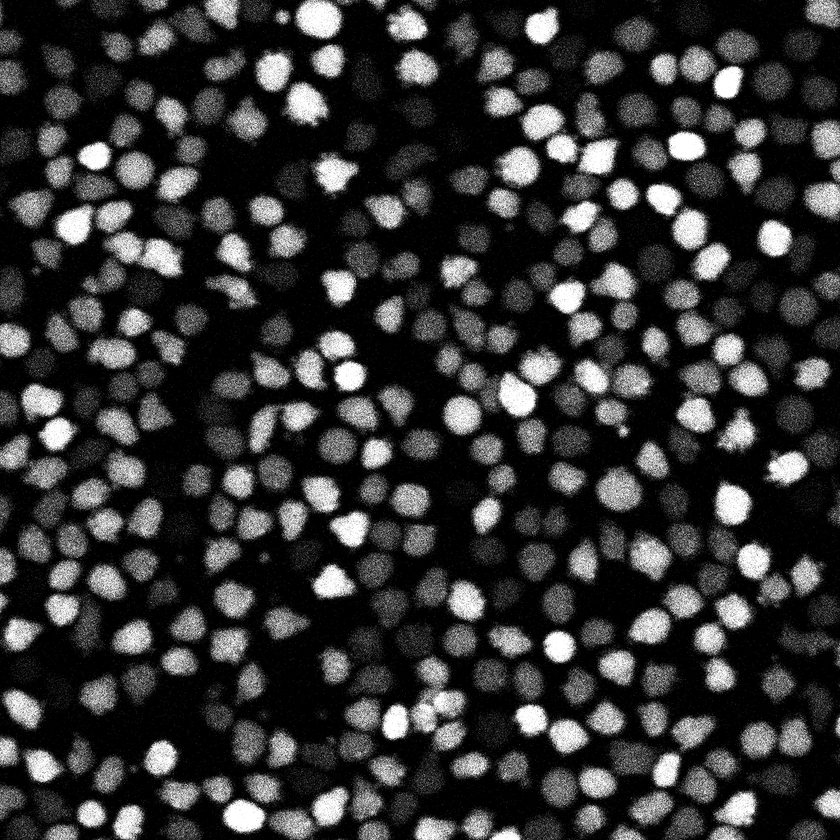
#> input picture myImage.tif, 840 x 840 px, shrunk from 1024 x 1024 before the run, found by its file name
$ jupyter execute MyFavoriteBIATool_NEUBIAS_segment2D_viewIn_napari.ipynb   (shell and % lines are left out)
#> lines starting #> are read from the running program, lines starting #| are printed output that depends on the picture; after the words box and inside, x2 and y2 are one past the last pixel; in counts of white or black regions, pixels touching at a corner belong together
[cell 1]
from skimage import io
import napari

myImage=io.imread('Documents/GitHub/MyFavoriteBIAtool_NEUBIAS_member/myImage.tif')
#> myImage is the input picture: shape (840, 840); min 0, max 255, mean 52.6
viewer = napari.view_image(myImage)

[cell 2]
import numpy as np
from scipy import ndimage as ndi
from skimage.segmentation import watershed
from skimage.feature import peak_local_max
from skimage.filters import gaussian

gf_image=gaussian(myImage, sigma=1)
binary=gf_image>0.2
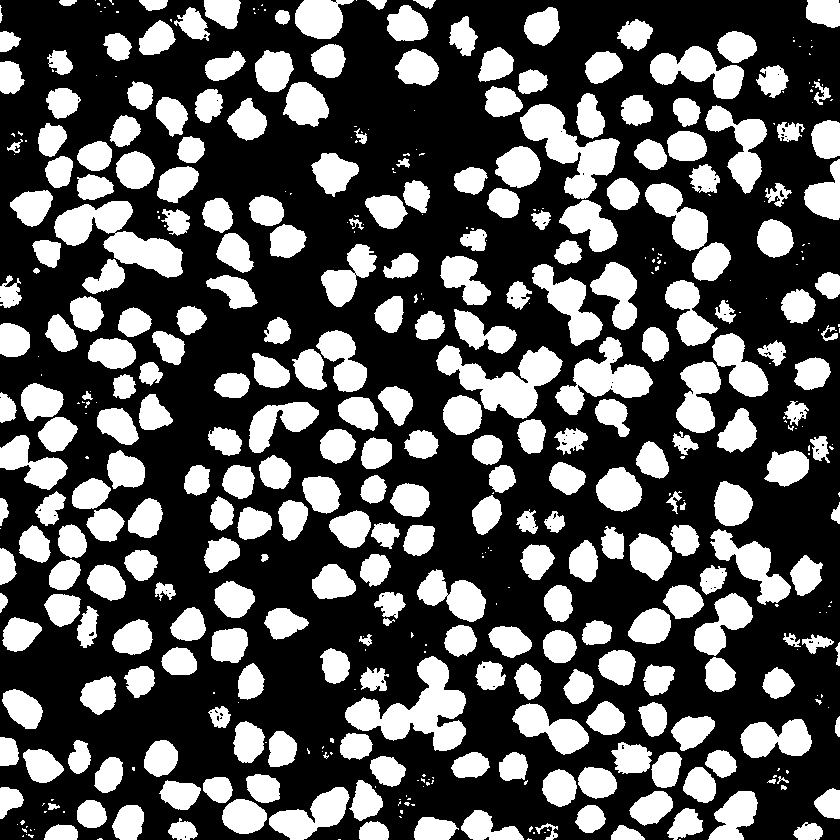
#> binary: shape (840, 840) bool; 34.5% white; 473 white regions (188 under 20 px), largest, box (x1, y1, x2, y2) and area: (345, 656, 466, 751) 4978, (54, 201, 183, 278) 4343, (436, 345, 563, 419) 4193
distance = ndi.distance_transform_edt(binary)
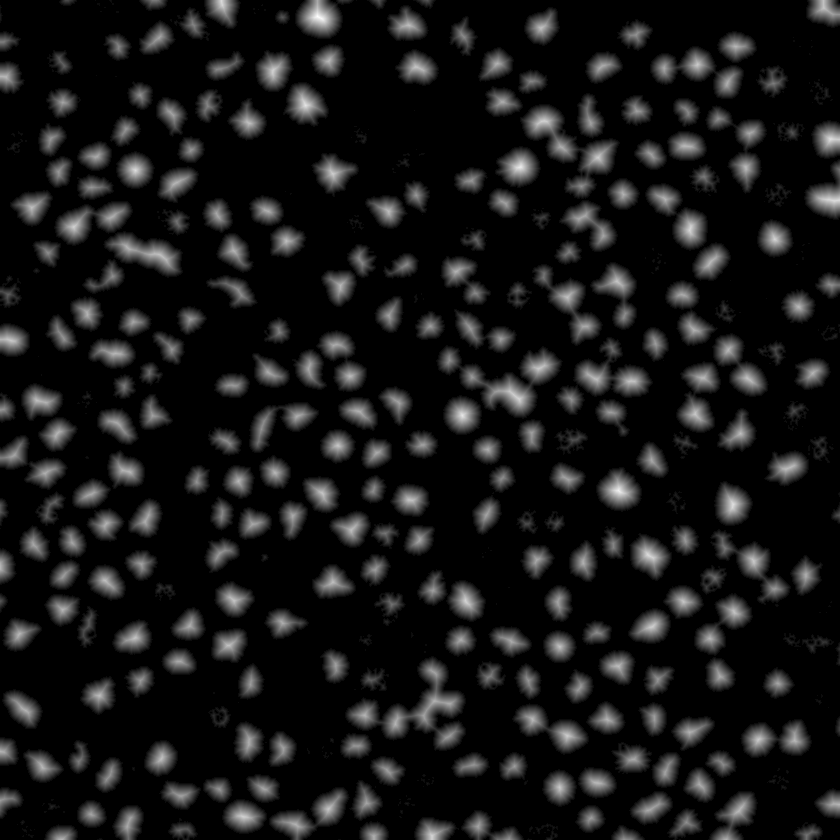
#> distance: shape (840, 840) float64; min 0, max 21.1, mean 1.8; drawn with min black and max white
coords = peak_local_max(distance, footprint=np.ones((3, 3)), labels=binary)
#> coords = 2172 pairs, first value 1 to 838, second value 1 to 838
mask = np.zeros(distance.shape, dtype=bool)
mask[tuple(coords.T)] = True
markers, _ = ndi.label(mask)
labels = watershed(-distance, markers, mask=binary)
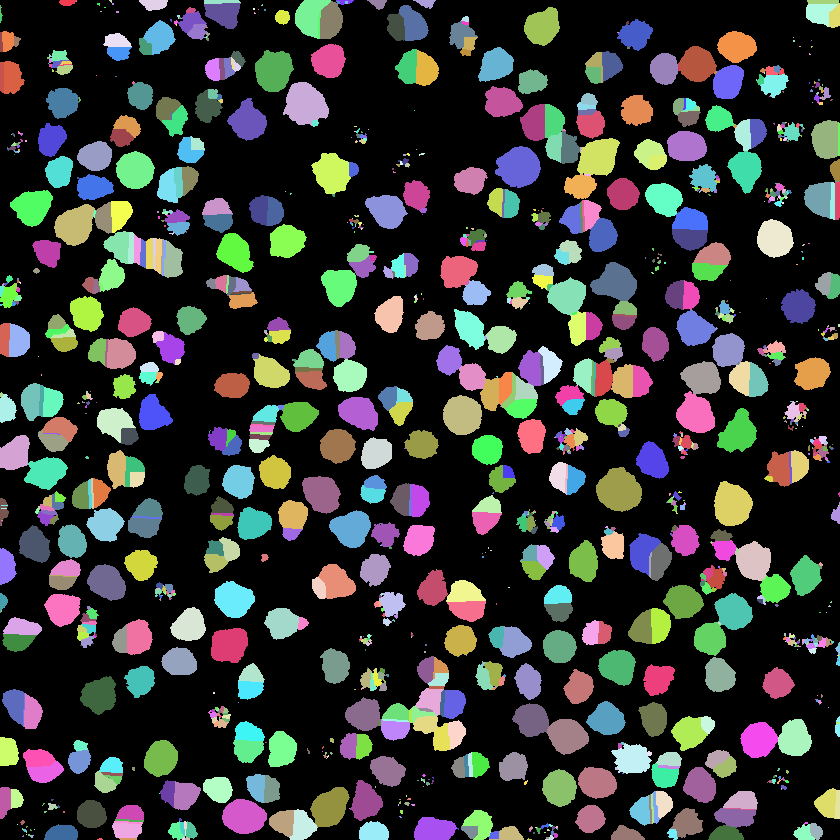
#> labels: shape (840, 840) int32; 1348 distinct labels, from 0 to 1347; one colour per label, 0 black
viewer.add_image(labels, rgb=False, name='Labelled objects', opacity=0.6, colormap='inferno')
